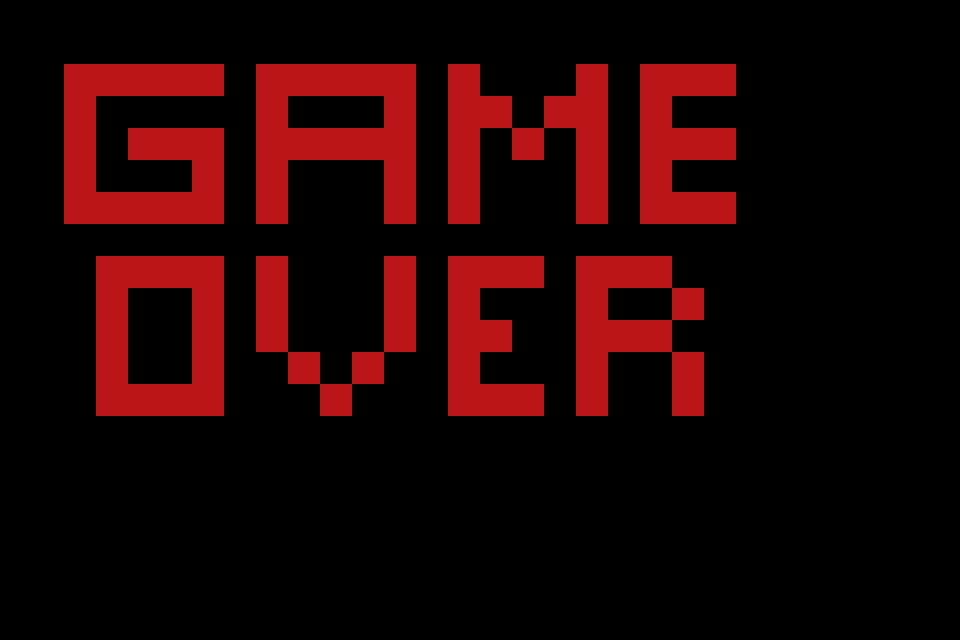

A level layout from a 2D game, rendered from its tile map. Below: a short description, then the map file with its tile-grid data intact:
An orthogonal 30x20 tile map with 32x32 px tiles, 1 tile layer (Base).

<map version="1.10" tiledversion="1.12.2" orientation="orthogonal" renderorder="right-down" width="30" height="20" tilewidth="32" tileheight="32" infinite="0" nextlayerid="2" nextobjectid="1">
 <editorsettings>
  <export target="gameOver.lua" format="lua" />
 </editorsettings>
 <tileset firstgid="1" name="Red" tilewidth="32" tileheight="32" tilecount="81" columns="9">
  <image source="../sprites/Red.png" width="305" height="307" />
 </tileset>
 <layer id="1" name="Base" width="30" height="20">
  <data encoding="csv">
0,0,0,0,0,0,0,0,0,0,0,0,0,0,0,0,0,0,0,0,0,0,0,0,0,0,0,0,0,0,
0,0,0,0,0,0,0,0,0,0,0,0,0,0,0,0,0,0,0,0,0,0,0,0,0,0,0,0,0,0,
0,0,1,1,1,1,1,0,1,1,1,1,1,0,1,0,0,0,1,0,1,1,1,0,0,0,0,0,0,0,
0,0,1,0,0,0,0,0,1,0,0,0,1,0,1,1,0,1,1,0,1,0,0,0,0,0,0,0,0,0,
0,0,1,0,1,1,1,0,1,1,1,1,1,0,1,0,1,0,1,0,1,1,1,0,0,0,0,0,0,0,
0,0,1,0,0,0,1,0,1,0,0,0,1,0,1,0,0,0,1,0,1,0,0,0,0,0,0,0,0,0,
0,0,1,1,1,1,1,0,1,0,0,0,1,0,1,0,0,0,1,0,1,1,1,0,0,0,0,0,0,0,
0,0,0,0,0,0,0,0,0,0,0,0,0,0,0,0,0,0,0,0,0,0,0,0,0,0,0,0,0,0,
0,0,0,1,1,1,1,0,1,0,0,0,1,0,1,1,1,0,1,1,1,0,0,0,0,0,0,0,0,0,
0,0,0,1,0,0,1,0,1,0,0,0,1,0,1,0,0,0,1,0,0,1,0,0,0,0,0,0,0,0,
0,0,0,1,0,0,1,0,1,0,0,0,1,0,1,1,0,0,1,1,1,0,0,0,0,0,0,0,0,0,
0,0,0,1,0,0,1,0,0,1,0,1,0,0,1,0,0,0,1,0,0,1,0,0,0,0,0,0,0,0,
0,0,0,1,1,1,1,0,0,0,1,0,0,0,1,1,1,0,1,0,0,1,0,0,0,0,0,0,0,0,
0,0,0,0,0,0,0,0,0,0,0,0,0,0,0,0,0,0,0,0,0,0,0,0,0,0,0,0,0,0,
0,0,0,0,0,0,0,0,0,0,0,0,0,0,0,0,0,0,0,0,0,0,0,0,0,0,0,0,0,0,
0,0,0,0,0,0,0,0,0,0,0,0,0,0,0,0,0,0,0,0,0,0,0,0,0,0,0,0,0,0,
0,0,0,0,0,0,0,0,0,0,0,0,0,0,0,0,0,0,0,0,0,0,0,0,0,0,0,0,0,0,
0,0,0,0,0,0,0,0,0,0,0,0,0,0,0,0,0,0,0,0,0,0,0,0,0,0,0,0,0,0,
0,0,0,0,0,0,0,0,0,0,0,0,0,0,0,0,0,0,0,0,0,0,0,0,0,0,0,0,0,0,
0,0,0,0,0,0,0,0,0,0,0,0,0,0,0,0,0,0,0,0,0,0,0,0,0,0,0,0,0,0
</data>
 </layer>
</map>
